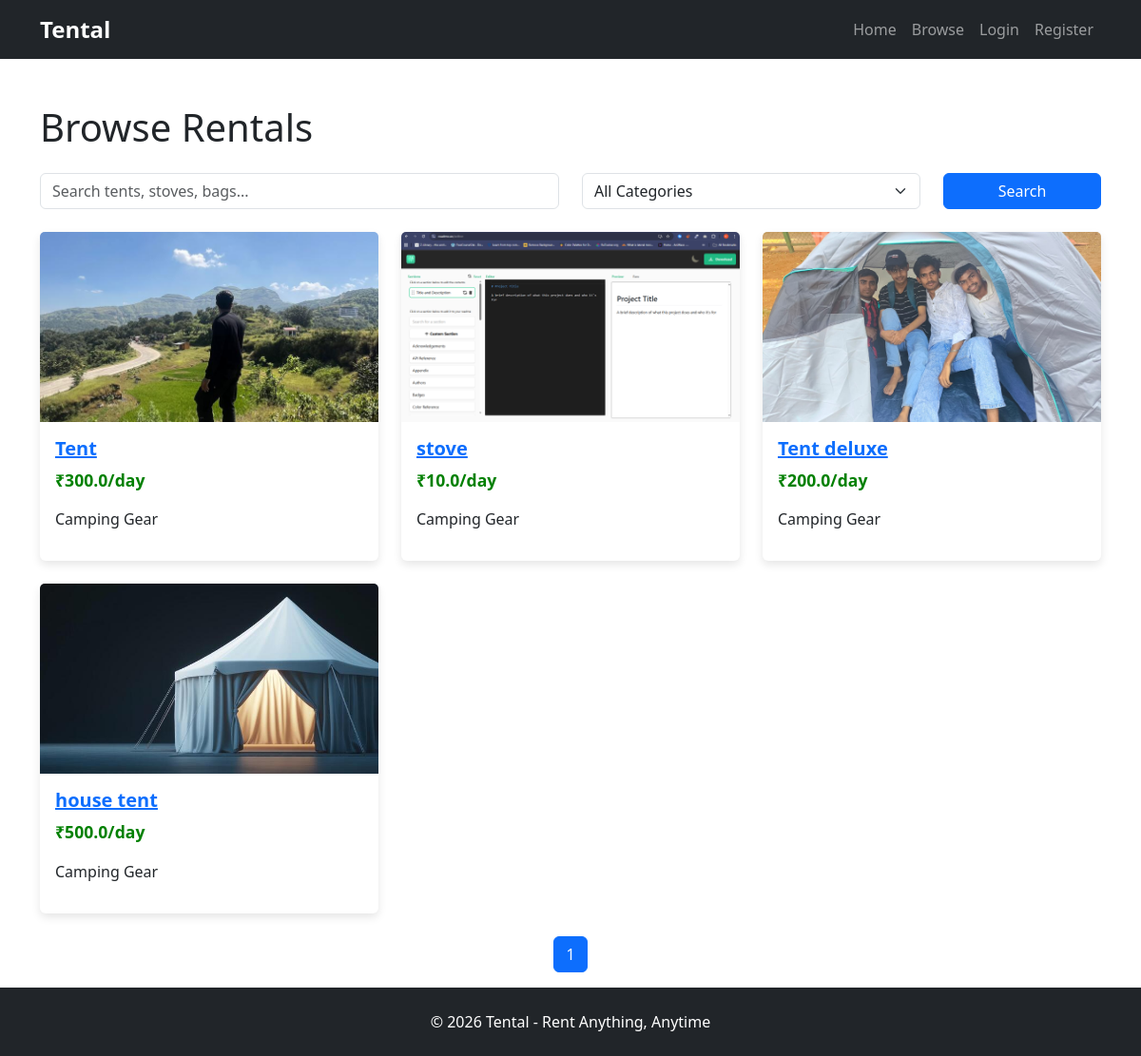
Screenshot of /browse with the database file from the repository.
### models/rental_item.py (models this page shows)
class RentalItem(db.Model):
    id = db.Column(db.Integer, primary_key=True)
    title = db.Column(db.String(100), nullable=False)
    description = db.Column(db.Text, nullable=False)
    price_per_day = db.Column(db.Float, nullable=False)
    category = db.Column(db.String(100), nullable=False)
    user_id = db.Column(
        db.Integer,
        db.ForeignKey("user.id"),
        nullable=False
    )
    status = db.Column(
        db.String(20),
        default="pending"
    )
    image = db.Column(
        db.String(255)
    )
    bookings = db.relationship(
        "Booking",
        backref="rental_item",
        lazy=True
    )
    quantity = db.Column(
        db.Integer,
        nullable=False,
        default=1
    )
    security_deposit = db.Column(
        db.Float,
        nullable=False,
        default=0
    )
    reviews = db.relationship(
        "Review",
        backref="rental_item",
        lazy=True,
        cascade="all, delete-orphan"
    )

### routes/main.py (the view, shortened to what this page needs)
@main.route("/browse")
def browse():
    search = request.args.get(
        "search",
        ""
    )
    category = request.args.get(
        "category",
        ""
    )
    page = request.args.get(
        "page",
        1,
        type=int
    )
    pagination = RentalItem.query.filter_by(
        status="approved"
    ).paginate(
        page=page,
        per_page=6,
        error_out=False
    )
    rentals = pagination.items
    rentals = [
        rental for rental in rentals
        if rental.owner.is_active_user
    ]
    if category:
        rentals = [
            rental
            for rental in rentals
            if rental.category == category
        ]
    return render_template(
        "browse.html",
        rentals=rentals,
        selected_category=category,
        pagination=pagination
    )

### templates/browse.html (shortened to what this page needs)
{% extends "base.html" %} {% block content %}
<div id="browse-page" class="container mt-5">
  <h1 id="browse-title" class="mb-4">Browse Rentals</h1>
<form method="GET" class="mb-4">
  <div class="row">
    <div class="col-md-6">
      <input
        type="text"
        name="search"
        class="form-control"
        placeholder="Search tents, stoves, bags..."
        value="{{ request.args.get('search', '') }}"
      />
    </div>
    <div class="col-md-4">
      <select
        name="category"
        class="form-select"
      >
        <option value="">
          All Categories
        </option>
      </select>
    </div>
    <div class="col-md-2">
      <button
        type="submit"
        class="btn btn-primary w-100"
      >
        Search
      </button>
    </div>
  </div>
</form>
  <div id="rental-listings" class="row g-4">
    {% for rental in rentals %}
    <div class="col-md-4">
      <div class="card rental-card">
        {% if rental.image %}
        <img
          src="{{ url_for('static', filename='uploads/' + rental.image) }}"
          class="card-img-top"
          alt="{{ rental.title }}"
          style="height: 200px; object-fit: cover"
        />
        {% endif %}
        <div class="card-body">
          <a href="{{ url_for('main.listing_detail', id=rental.id) }}">
            <h5 class="rental-title">{{ rental.title }}</h5>
          </a>
          <p class="rental-price">₹{{ rental.price_per_day }}/day</p>
          <p>{{ rental.category }}</p>
        </div>
      </div>
    </div>
    {% endfor %}
  </div>
  <nav class="mt-4">
  <ul class="pagination justify-content-center">
    {% for page_num in pagination.iter_pages() %}
      {% if page_num %}
      <li
        class="page-item {% if page_num == pagination.page %}active{% endif %}"
      >
        <a
          class="page-link"
          href="{{ url_for('main.browse', page=page_num) }}"
        >
          {{ page_num }}
        </a>
      </li>
      {% endif %}
    {% endfor %}
  </ul>
</nav>
</div>
{% endblock %}

### static/css/style.css (style rules this page uses)
:root { --primary-color: #2E8B57; --secondary-color: #1E293B; }
html, body { height: 100%; }
body { display: flex; flex-direction: column; }
.rental-card { transition: all 0.3s ease; border: none; box-shadow: 0 4px 10px rgba(0, 0, 0, 0.1); }
.rental-title { font-weight: 600; }
.rental-price { font-size: 1.1rem; font-weight: bold; color: green; }

### rows the page displays
RentalItem: image (picture), title "Tent", price_per_day "300.0", category "Camping Gear"
RentalItem: image (picture), title "stove", price_per_day "10.0", category "Camping Gear"
RentalItem: image (picture), title "Tent deluxe", price_per_day "200.0", category "Camping Gear"
RentalItem: image (picture), title "house tent", price_per_day "500.0", category "Camping Gear"

### other values shown
{{ page_num }} "1"
